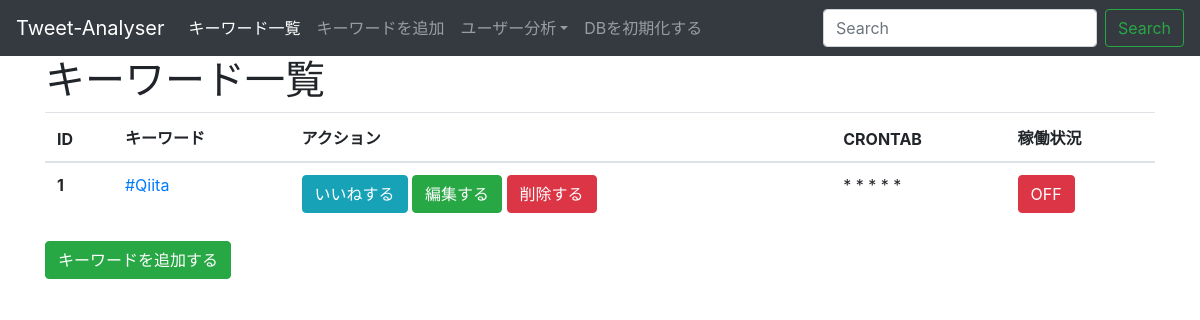
The page /index on the database as committed earlier.
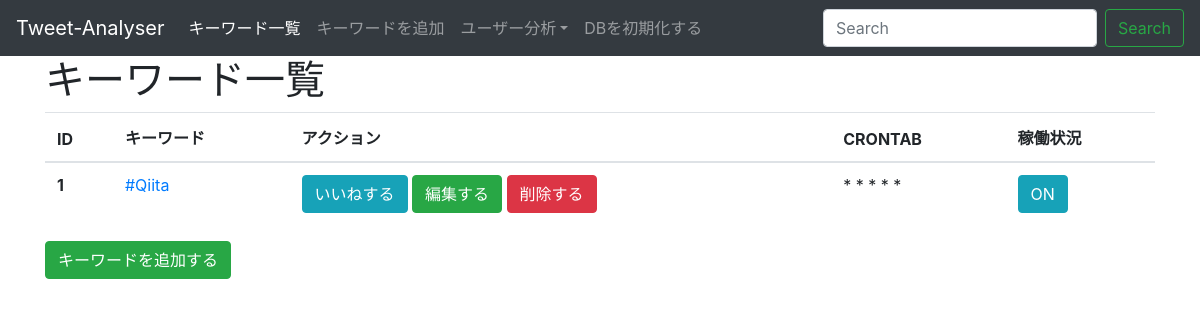
The same page on the database as committed later.
### tables this page shows
CREATE TABLE query (id integer PRIMARY KEY, query text, cron_tab text, is_enabled integer default 0);

### app.py (the view)
@app.route('/index')
def queryList():
    return render_template('queryList.html', queryList = getAllQuery())

### app.py (called while the page is built)
def getAllQuery():
    conn = sqlite3.connect(DATABASE)
    c = conn.cursor()
    selectAllSQL = "SELECT * FROM query ORDER BY id DESC"
    res = c.execute(selectAllSQL)
    return res

### templates/queryList.html
{% extends 'layout.html' %}
{% block body %}
<h1>キーワード一覧</h1>
<table class="table">
    <thead>
        <tr>
            <th>ID</th>
            <th>キーワード</th>
            <th>アクション</th>
            <th>CRONTAB</th>
            <th>稼働状況</th>
        </tr>
    </thead>
    <tbody>
        {% for row in queryList %}
        <tr>
            <th>{{row[0]}}</th>
            <td><a href="/show/{{row[0]}}">{{row[1]}}</a></td>
            <td>
              <a class="btn btn-info" href = "/like/{{ row[0] }}">いいねする</a>
              <a class = "btn btn-success" href = "/edit/{{ row[0] }}">編集する</a>
              <a class = "btn btn-danger" href = "/delete/{{ row[0] }}">削除する</a>
            </td>
            <td>{{row[2]}}</td>
            <td>
              {% if row[3] == 1 %}
                <span class="btn btn-info">ON</span>
              {% else %}
                <span class="btn btn-danger">OFF</span>
              {% endif %}
            </td>
        </tr>
        {% endfor %}
    </tbody>
</table>
<span class="pull-right">
  <a class="btn btn-success" href="/addQuery">キーワードを追加する</a>
</span>
{% endblock %}

### templates/layout.html (shortened to what this page needs)
<html>
<head>
    <link rel="stylesheet" href="https://maxcdn.bootstrapcdn.com/bootstrap/4.0.0-beta.2/css/bootstrap.min.css">
</head>
<body>
	{% include 'includes/_navbar.html'%}
	<div class="container">
	    {% block body %}{% endblock %}
    </div>
<link href="https://gitcdn.github.io/bootstrap-toggle/2.2.2/css/bootstrap-toggle.min.css" rel="stylesheet">
</body>
</html>

### templates/includes/_navbar.html (shortened to what this page needs)
<nav class="navbar navbar-expand-md navbar-dark bg-dark">
  <a class="navbar-brand" href="/">Tweet-Analyser</a>
  <div class="collapse navbar-collapse" id="navbarsExampleDefault">
    <ul class="navbar-nav mr-auto">
      <li class="nav-item active">
        <a class="nav-link" href="/index">キーワード一覧</a>
      </li>
      <li class="nav-item">
        <a class="nav-link" href="/addQuery">キーワードを追加</a>
      </li>
      <li class="nav-item dropdown">
        <a class="nav-link dropdown-toggle" href="http://example.com" id="dropdown01" data-toggle="dropdown" aria-haspopup="true" aria-expanded="false">ユーザー分析</a>
      </li>
      <li class="nav-item">
        <a class="nav-link" href="/dropDB">DBを初期化する</a>
      </li>
    </ul>
    <form class="form-inline my-2 my-lg-0">
      <input class="form-control mr-sm-2" type="text" placeholder="Search" aria-label="Search">
      <button class="btn btn-outline-success my-2 my-sm-0" type="submit">Search</button>
    </form>
  </div>
</nav>

Rows that differ between the two databases and show on the page:
changed query "#Qiita": is_enabled "OFF" → "ON"
